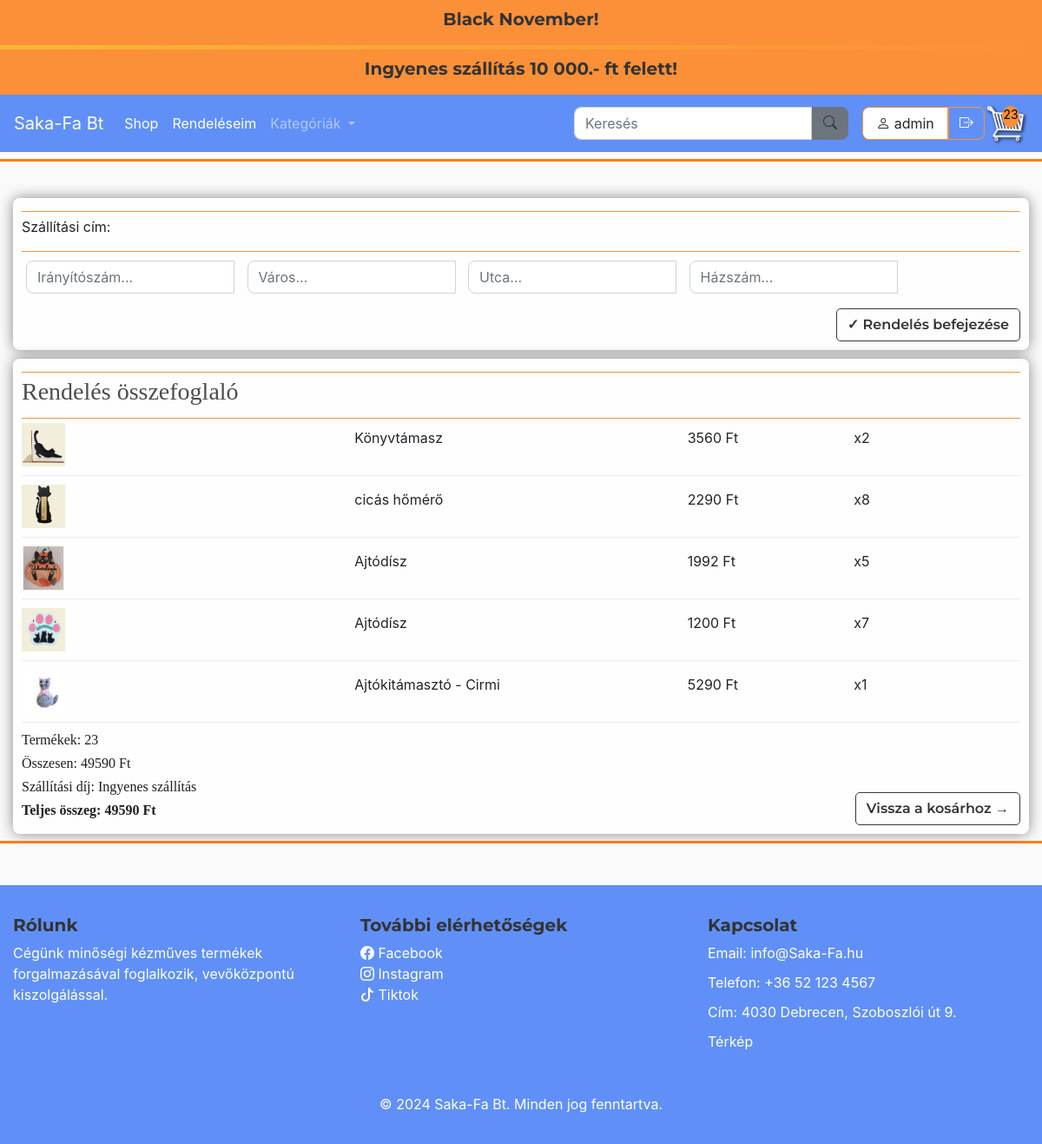
Screenshot of /checkout/ (signed in) with the database file from the repository.
### store/models.py (models this page shows, shortened)
class TopBarText(models.Model):
    title = models.CharField(max_length=100, verbose_name="Cím")
    content = models.TextField(verbose_name="Szöveg")
    updated_at = models.DateTimeField(auto_now=True, verbose_name="Utolsó frissítés")

class OrderItem(models.Model):
    product = models.ForeignKey(Product, on_delete=models.SET_NULL, null=True)
    order = models.ForeignKey(Order, on_delete=models.SET_NULL, null=True)
    quantity = models.IntegerField(default=0, null=True, blank=True)
    date_added = models.DateTimeField(auto_now_add=True)
    class Meta:
        verbose_name = "Rendelési tétel"
        verbose_name_plural = "Rendelési tételek"
    @property
    def get_total(self):
        if self.product and self.product.discounted_price is not None:
            return self.product.discounted_price * self.quantity  # Az akciós ár használata
        return self.product.price * self.quantity  # Ha nincs akciós ár, az alapár használata

class Product(models.Model):
    CATEGORY_CHOICES = [
        ('option1', 'FÁBÓL KÉSZÜLT'),
        ('option2', 'KÖTÖTT-HORGOLT'),
        ('option3', 'PÖTTYÖSCICA'),
        ('option4', 'TEXTIL'),
    ]
    name = models.CharField(max_length=200)
    price = models.FloatField()
    discount_percentage = models.FloatField(default=0)  # Kedvezmény százalék mező
    image = models.ImageField(null=True, blank=True)
    description = models.TextField(blank=True)
    category = models.CharField(max_length=10, choices=CATEGORY_CHOICES, default='option1')
    class Meta:
        verbose_name = "Termék"
        verbose_name_plural = "Termékek"
    @property
    def imageURL(self):
        try:
            url = self.image.url
        except:
            url = ''
        return url
    @property
    def discounted_price(self):
        if self.discount_percentage > 0:
            discount_amount = (self.discount_percentage / 100) * self.price
            return round(self.price - discount_amount, 2)
        return self.price

class Order(models.Model):
    customer = models.ForeignKey(Customer, on_delete=models.SET_NULL, null=True, blank=True, verbose_name="Vásárló")
    date_order = models.DateTimeField(auto_now_add=True, verbose_name="Rendelés dátuma")
    complete = models.BooleanField(default=False, verbose_name="Befejezett")
    transaction_id = models.CharField(max_length=100, null=True, verbose_name="Tranzakció azonosító")
    discount_percentage = models.FloatField(default=0)
    shipping_cost = models.FloatField(default=500)  # Szállítási díj, alapértelmezett értékkel
    class Meta:
        verbose_name = "Rendelés"
        verbose_name_plural = "Rendelések"
    @property
    def get_cart_total(self):
        orderitems = self.orderitem_set.all()
        total = sum([item.get_total for item in orderitems])
        discount_amount = (self.discount_percentage / 100) * total
        total_after_discount = Decimal(total - discount_amount)
        shipping_cost = Decimal(self.shipping_cost)
        return total_after_discount + shipping_cost  # Kedvezménnyel csökkentett összeg + szállítási költség
    @property
    def get_cart_items(self):
        orderitems = self.orderitem_set.all()
        total = sum([item.quantity for item in orderitems])
        return total

### store/views.py (the view)
# urls.py: path('checkout/', views.checkout, name="checkout"),
def checkout(request):
    data = cartData(request)
    total_with_shipping = data['cart_total'] + data['shipping']
    context = {
        'cartItems': data['cartItems'],
        'cart_total': data['cart_total'],
        'items': data['items'],
        'order': data['order'],
        'shipping_cost': data['shipping'],  # Eredeti változónév használata
        'total_with_shipping': total_with_shipping
    }
    return render(request, 'store/checkout.html', context)

### store/context_processors.py (called while the page is built)
def topbar_texts(request):
    return {
        'topbar_texts': TopBarText.objects.all()
    }

### store/templates/store/checkout.html (shortened to what this page needs)
{% extends 'store/main.html' %}
{% load static %}
{% block content %}
<div class="row">
    <div class="col-lg-12">
        <div class="box-element" id="form-wrapper">
            <form method="POST" id="form">
                <div id="shipping-info">
                    <hr>
                    <p>Szállítási cím:</p>
                    <hr>
                    <div class="form-field">
                        <input required class="form-control" type="text" name="zipcode" placeholder="Irányítószám...">
                    </div>
                    <div class="form-field">
                        <input required class="form-control" type="text" name="city" placeholder="Város...">
                    </div>
                    <div class="form-field">
                        <input required class="form-control" type="text" name="address" placeholder="Utca...">
                    </div>
                    <div class="form-field">
                        <input required class="form-control" type="text" name="street_number" placeholder="Házszám...">
                    </div>
                </div>
                <input id="form-button" class="btn btn-outline-dark btn-bottom-right" type="submit" value="&#10003; Rendelés befejezése">
            </form>
        </div>
    </div>
    <div class="col-lg-12">
        <div class="box-element">
            <hr>
            <h3>Rendelés összefoglaló</h3>
            <hr>
            {% for item in items %}
            <div class="cart-row">
                <div style="flex:2"><img class="row-image" src="{{ item.product.imageURL }}"></div>
                <div style="flex:2"><p>{{ item.product.name }}</p></div>
                <div style="flex:1"><p>{{ item.product.discounted_price|floatformat:0 }} Ft</p></div>
                <div style="flex:1"><p>x{{ item.quantity }}</p></div>
            </div>
            {% endfor %}
            <h5>Termékek: {{ order.get_cart_items }}</h5>
            <h5>Összesen: {{ order.get_cart_total|floatformat:0 }} Ft</h5>
            <h5>Szállítási díj:
                {% if shipping_cost == 0 %}
                    Ingyenes szállítás
                {% else %}
                    {{ shipping_cost }} Ft
                {% endif %}
            </h5>
            <h5><strong>Teljes összeg:
                {% if shipping_cost == 0 %}
                    {{ order.get_cart_total|floatformat:0 }} Ft
                {% else %}
                    {{ total_with_shipping|floatformat:0 }} Ft
                {% endif %}
            </strong></h5>
            <a class="btn btn-outline-dark btn-bottom-right" href="{% url 'cart' %}">Vissza a kosárhoz &#x2192;</a>
        </div>
    </div>
</div>
{% endblock content %}

### store/templates/store/main.html (shortened to what this page needs)
<!DOCTYPE html>
{% load static %}
<html lang="hu">
<head>
    <link href="https://cdnjs.cloudflare.com/ajax/libs/bootstrap-icons/1.10.0/font/bootstrap-icons.min.css" rel="stylesheet">
    <link rel="stylesheet" href="https://cdnjs.cloudflare.com/ajax/libs/font-awesome/6.0.0-beta3/css/all.min.css">
    <link rel="stylesheet" href="https://stackpath.bootstrapcdn.com/bootstrap/4.4.1/css/bootstrap.min.css">
    <link rel="stylesheet" type="text/css" href="{% static 'css/main.css' %}">
</head>
<body>
    <div class="TopBar">
        <div class="container">
            <div class="row">
                <div class="col-12">
                    <div class="custom-banner marquee">
                        {% for text in topbar_texts %}
                            <h4>{{ text.title }}</h4>
                        {% endfor %}
                    </div>
                </div>
                <div class="animated-divider"></div>
                <div class="col-12">
                    <div class="custom-banner marquee">
                        {% for text in topbar_texts %}
                            <h4>{{ text.content }}</h4>
                        {% endfor %}
                    </div>
                </div>
            </div>
        </div>
    </div>
<nav class="navbar navbar-expand-lg navbar-dark bg-primary ">
    <a class="navbar-brand" href="{% url 'index' %}">Saka-Fa Bt</a>
    <div class="collapse navbar-collapse" id="navbarSupportedContent">
        <ul class="navbar-nav mr-auto">
            <li class="nav-item active">
                <a class="nav-link" href="{% url 'store' %}">Shop</a>
            </li>
            <li class="nav-item active">
                <a class="nav-link" href="{% url 'order_list' %}">Rendeléseim</a>
            </li>
            <li class="nav-item dropdown">
                <a class="nav-link dropdown-toggle" href="#" id="navbarDropdown" role="button" data-toggle="dropdown" aria-haspopup="true" aria-expanded="false">
                  Kategóriák
                </a>
              </li>
        </ul>
        <form class="d-flex align-items-center my-2 my-lg-0" method="GET" action="{% url 'search' %}">
            <input class="form-control mr-0" type="search" name="q" placeholder="Keresés" aria-label="Search">
            <button class="btn btn-secondary mr-2 custom-button" type="submit"><i class="bi bi-search" ></i></button>
        </form>
        <div class="form-inline my-2 my-lg-0">
            <div class="user-status" style="display: flex; align-items: center;">
                {% if user.is_authenticated %}
                <p class="user"><i class="bi bi-person"></i> </i>{{ user.username }}</p>
                    <form id="logout-form" method="POST" action="{% url 'logout' %}">
                        <button class="btn btn-outline-warning user-btn logout"><i class="bi bi-box-arrow-right"></i></button>
                    </form>
                {% else %}
                    <a href="{% url 'login' %}" class="btn btn-outline-warning user-btn login"></i>Bejelentkezés<i class="bi bi-box-arrow-in-right"></i></a>
                {% endif %}
            </div>
            {% if user.is_authenticated %}
            <div class="cart-container">
                <a href="{% url 'cart' %}" id="cart-icon-link">
                    <span id="cart-total">{{ cartItems }}</span>
                </a>
            </div>
            {% endif %}
        </div>
    </div>
</nav>
<div class="separator"></div>
<div class="container">
    <br>
    {% block content %}
    {% endblock content %}
</div>
<div class="separator"></div>
<footer class="footer  text-white mt-5 py-4">
    <div class="container">
        <div class="row">
            <div class="col-lg-4 col-md-6 mb-4">
                <h4>Rólunk</h4>
                <p>Cégünk minőségi kézműves termékek forgalmazásával foglalkozik, vevőközpontú kiszolgálással.</p>
            </div>
            <div class="col-lg-4 col-md-6 mb-4">
                <h4>További elérhetőségek</h4>
                <ul class="list-unstyled">
                    <i class="bi bi-facebook"></i>  <a href="https://www.facebook.com" target="_blank">Facebook</a>
                    <br><i class="bi bi-instagram"></i>  <a href="https://www.instagram.com" target="_blank">Instagram</a><br>
                    <i class="bi bi-tiktok"></i>  <a href="https://www.tiktok.com" target="_blank">Tiktok</a>
                </ul>
            </div>
            <div class="col-lg-4 col-md-6 mb-4">
                <h4>Kapcsolat</h4>
                <p>Email: info@Saka-Fa.hu</p>
                <p>Telefon: +36 52 123 4567</p>
                <p>Cím: 4030 Debrecen, Szoboszlói út 9.</p>
                <a href=https://maps.app.goo.gl/HWCYh1pYbSjcLcac6 target="_blank">Térkép</a>
            </div>
        </div>
        <div class="text-center mt-4">
            <p>&copy; 2024 Saka-Fa Bt. Minden jog fenntartva.</p>
        </div>
    </div>
</footer>
</body>
</html>

### static/css/main.css (style rules this page uses)
body { background-color: hsl(0, 0%, 98%); }
.TopBar { background-color: #fc9038; }
.custom-banner { padding: 10px; font-family: 'Poppins', sans-serif; text-align: center; color: #333333; }
.marquee { overflow: hidden; white-space: nowrap; box-sizing: border-box; position: relative; }
.marquee h4 { display: inline-block; animation: marquee 10s linear infinite; }
.TopBar .row { display: flex; flex-direction: column; align-items: center; }
.animated-divider { width: 100%; height: 5px; background: linear-gradient(90deg, #f7b731, #fc9038); animation: slide 2s infinite; }
.navbar { background-color: #6090f7 !important; }
.separator { height: 3px; background-color:#fd7e14; margin-top: 8px; margin-bottom: 8px; }
h1,h2,h3,h4,h5,h6 { color:hsl(0, 0%, 30%); font-family: 'Lora', serif; }
.box-element { box-shadow: hsl(0, 0%, 53%) 0 0 16px; background-color: #fff; border-radius: 8px; padding: 10px; flex-grow: 1; position: relative; z-index: 2; background: rgba(255, 255, 255, 0.8); min-height: 150px; display: flex; flex-direction: column; justify-content: space-between; }
.box-element .btn-bottom-right { position: absolute; bottom: 10px; right: 10px; }
.box-element hr { border: none; height: 1px; background-color: #fc9038; margin: 5px 0; }
.filter-card-description h4, h5 { font-size: 1em; font-weight: 400; color: #1E1F20; margin-bottom: 8px; }
.btn, h4, h6 { font-family: 'Montserrat', sans-serif; font-size: 1em; color: #333333; font-weight: 600; }
h4 { font-size: 1.25em; font-weight: bold; }
.cart-container { position: relative; display: inline-block; }
#cart-total { position: absolute; top: 5px; left: 20px; background-color:#fc9038; color: black; width: 20px; height: 25px; border-radius: 50%; text-align: center; line-height: 20px; font-size: 14px; font-weight: normal; }
.col-lg-4, .col-lg-6, .col-lg-8, .col-lg-12 { margin-top: 10px; }
.btn { border-radius: 5px; }
.user-btn { color: white !important; border-color: #fc9038; font-weight: 400; }
.user-status p { border-radius: 8px 0 0 8px; margin-right: 0; }
.user-status .logout { border-radius: 0 8px 8px 0; }
.custom-button { border-radius: 0 8px 8px 0; }
.form-control { border-radius: 8px 0 0 8px; width: 100%; }
.form-field { width: 250px; display: inline-block; padding: 5px; margin-bottom: 10px; }
#form-wrapper { position: relative; padding-bottom: 50px; display: flex; flex-direction: column; justify-content: flex-start; }
.cart-row { display: flex; align-items: center; padding-bottom: 10px; margin-bottom: 10px; border-bottom: 1px solid #ececec; }
.user { display: inline-block; padding: 0.375rem 0.95rem; font-size: 1rem; font-weight: 400; color: #212529; background-color: #fff; border: 1px solid #fc9038; border-radius: 0px; transition: background-color 0.15s ease-in-out, border-color 0.15s ease-in-out; white-space: nowrap; overflow: hidden; text-overflow: ellipsis; margin: 5px 0px 5px 8px; border-radius: 5px; margin-right: 5px; }
.row-image { width: 50px; max-width: 50px; height: 50px; object-fit: cover; }
.footer { background-color: #6090f7; color: #ffffff; padding: 40px 0; width: 100%; }
.footer a { color: #ffffff; text-decoration: none; }
.footer p, .footer ul { margin-bottom: 10px; }
.footer ul { padding-left: 0; }
.mb-4 { margin-bottom: 1.5rem; }
.container { max-width: 1200px; margin: 0 auto; }

### rows the page displays
TopBarText: title "Black November!", content "Ingyenes szállítás 10 000.- ft felett!"
OrderItem: product.imageURL (picture), product.name "Könyvtámasz", product.discounted_price "3560", quantity "2"
OrderItem: product.imageURL (picture), product.name "cicás hőmérő", product.discounted_price "2290", quantity "8"
OrderItem: product.imageURL (picture), product.name "Ajtódísz", product.discounted_price "1992", quantity "5"
OrderItem: product.imageURL (picture), product.name "Ajtódísz", product.discounted_price "1200", quantity "7"
OrderItem: product.imageURL (picture), product.name "Ajtókitámasztó - Cirmi", product.discounted_price "5290", quantity "1"
Order: get_cart_items "23", get_cart_total "49590"

### other values shown
{{ user.username }} "admin"
{{ cartItems }} "23"
